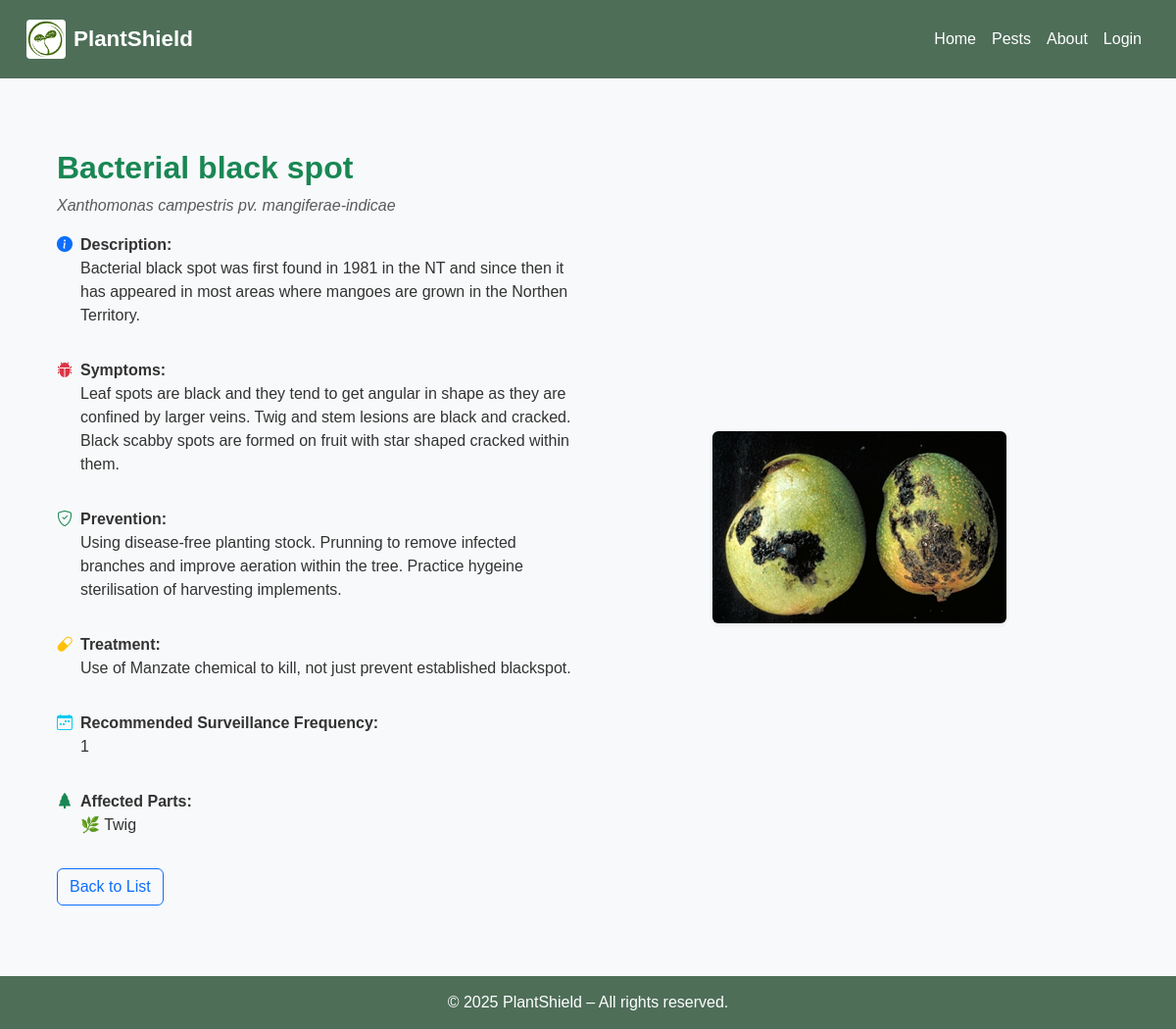
/pests/4/, run on the app's committed database.
### pest_web/models.py (models this page shows, shortened)
class PestDisease(models.Model):
    identifier = models.IntegerField(
        null=False,
        blank=False,
        unique=False,
        default=1,
    )
    name = models.CharField(max_length=100)
    scientific_name = models.CharField(max_length=100)
    description = models.TextField(blank=True)
    image_url = models.CharField(blank=True, max_length=250)
    image_reference = models.TextField(blank=True)
    symptoms = models.TextField()
    prevention = models.TextField()
    treatment = models.TextField()
    affected_parts = models.ManyToManyField(PlantPart)  # Changed to ManyToMany as a pest can affect multiple parts
    recommended_frequency = models.CharField(max_length=100)
    plant_type = models.ForeignKey(PlantType, on_delete=models.SET_NULL, null=True, blank=True) # Using CharField for now, can be ForeignKey if you create PlantType model

class PlantPart(models.Model):
    name = models.CharField(max_length=100)
    description = models.TextField(blank=True)

### pest_web/views.py (the view)
# urls.py: re_path(r'^pests/(?P<pk>\d+)/s*$', PestDiseaseDetailView.as_view(), name='pest_detail'),
class PestDiseaseDetailView(DetailView):
    model = PestDisease
    template_name = 'pests/details.html'
    context_object_name = 'pest'

### pest_web/templates/pests/details.html (shortened to what this page needs)
{% extends "pests/base.html" %}
{% load static %}
{% block content %}
<section class="container my-5 pest-detail">
  <div class="row g-4 align-items-center">
    <div class="col-md-6">
      <h2 class="text-success fw-bold">{{ pest.name }}</h2>
      <p class="text-muted fst-italic">{{ pest.scientific_name }}</p>
      <div class="mb-3 d-flex align-items-start">
        <span class="me-2"><i class="bi bi-info-circle-fill text-primary"></i></span>
        <div>
          <strong>Description:</strong>
          <p>{{ pest.description }}</p>
        </div>
      </div>
      <div class="mb-3 d-flex align-items-start">
        <span class="me-2"><i class="bi bi-bug-fill text-danger"></i></span>
        <div>
          <strong>Symptoms:</strong>
          <p>{{ pest.symptoms }}</p>
        </div>
      </div>
      <div class="mb-3 d-flex align-items-start">
        <span class="me-2"><i class="bi bi-shield-check text-success"></i></span>
        <div>
          <strong>Prevention:</strong>
          <p>{{ pest.prevention }}</p>
        </div>
      </div>
      <div class="mb-3 d-flex align-items-start">
        <span class="me-2"><i class="bi bi-capsule text-warning"></i></span>
        <div>
          <strong>Treatment:</strong>
          <p>{{ pest.treatment }}</p>
        </div>
      </div>
      <div class="mb-3 d-flex align-items-start">
        <span class="me-2"><i class="bi bi-calendar-week text-info"></i></span>
        <div>
          <strong>Recommended Surveillance Frequency:</strong>
          <p>{{ pest.recommended_frequency }}</p>
        </div>
      </div>
      <div class="mb-3 d-flex align-items-start">
        <span class="me-2"><i class="bi bi-tree-fill text-success"></i></span>
        <div>
          <strong>Affected Parts:</strong>
          <ul class="list-unstyled mb-0">
            {% for part in pest.affected_parts.all %}
              <li>🌿 {{ part.name }}</li>
            {% endfor %}
          </ul>
        </div>
      </div>
      <a href="{% url 'pest_list' %}" class="btn btn-outline-primary mt-3">Back to List</a>
    </div>
    <div class="col-md-6 text-center">
      {% if pest.image_url %}
  <img src="{% static pest.image_url %}" alt="{{ pest.name }}" class="img-fluid rounded shadow-sm">
{% else %}
  <img src="{% static 'images/placeholder.png' %}" alt="No image" class="img-fluid rounded shadow-sm">
{% endif %}
    </div>
  </div>
</section>
{% endblock %}

### pest_web/static/css/style.css (style rules this page uses)
* { margin: 0; padding: 0; box-sizing: border-box; }
body { font-family: Arial, sans-serif; background-color: #f8f9fa; color: #333; }

### data on the page
PestDisease: name "Bacterial black spot", scientific_name "Xanthomonas campestris pv. mangiferae-indicae", description "Bacterial black spot was first found in 1981 in the NT and since then it has appeared in most areas where mangoes are grown in the Northen Territory.", symptoms "Leaf spots are black and they tend to get angular in shape as they are confined by larger veins. Twig and stem lesions are black and cracked. Black scabby spots are formed on fruit with star shaped cracked within them.", prevention "Using disease-free planting stock. Prunning to remove infected branches and improve aeration within the tree. Practice hygeine sterilisation of harvesting implements.", treatment "Use of Manzate chemical to kill, not just prevent established blackspot.", recommended_frequency "1", image_url (picture)
PlantPart: name "Twig"
